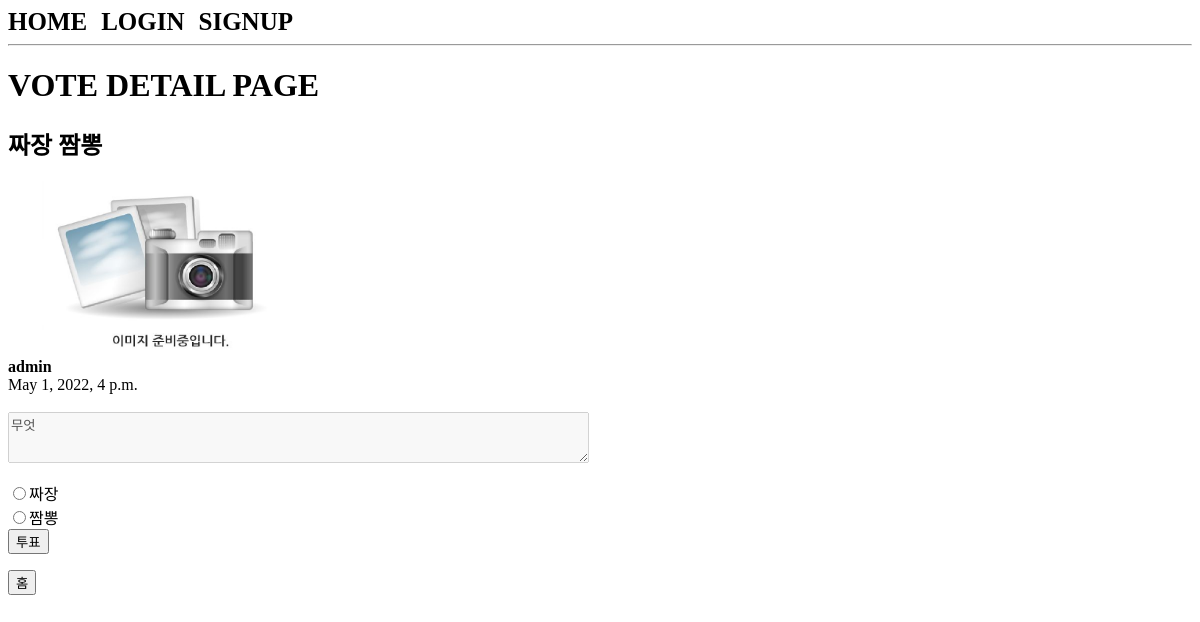
Page /vote/detail/1 on the committed database.
### vote/models.py (models this page shows, shortened)
class Topic(models.Model):
    subject = models.CharField(max_length=100)
    maker = models.ForeignKey(User, on_delete=models.CASCADE, related_name="maker")
    content = models.TextField()
    pubdate = models.DateTimeField()
    voter = models.ManyToManyField(User, blank=True, related_name="voter")

class Choice(models.Model):
    topic = models.ForeignKey(Topic, on_delete=models.CASCADE)
    name = models.CharField(max_length=100)
    num = models.IntegerField(default=0)

### acc/models.py (models this page shows)
class User(AbstractUser):
    pic = models.ImageField(upload_to="user/%y/%m")
    comment = models.TextField()
    age = models.IntegerField(default=1)
    def getpic(self):
        if self.pic:
            return self.pic.url
        else:
            return "/media/user/noimage.png"

### vote/views.py (the view)
# urls.py: path('detail/<tpk>', views.detail, name='detail'),
def detail(req, tpk):
    t = Topic.objects.get(id=tpk)
    c = t.choice_set.all()
    context = {
        "t":t,
        "cset":c
    }
    return render(req, 'vote/detail.html', context)

### templates/vote/detail.html (shortened to what this page needs)
{% extends 'base.html' %}
{% block con %}
    {% load mathfilters %}
    <h1>VOTE DETAIL PAGE</h1>
    <h2><b>{{ t.subject }}</b></h2>
    <img src="{{ t.maker.getpic }}" width="300px">
    <br> <b>{{ t.maker }}</b> <br> {{ t.pubdate }} <br>
    <textarea cols="70" rows="3" disabled>{{ t.content }}</textarea><br><br>
    {% if user in t.voter.all %}
        {% for i in cset %}
            <b>{{ i.name }}</b>투표율 : {{ i.num|div:t.voter.count|mul:100 }} %<br><br>
        {% endfor %}
    {% else %}
        <form method="post" action="{% url 'vote:vote' t.id %}">
            {% for i in cset %}
                <input type="radio" name="cho" value="{{ i.id }}" >{{ i.name }}<br>
            {% endfor %}
            <button>투표</button>
        </form>
    {% endif %}
    <a href="{% url 'vote:index' %}"><button>홈</button></a>
{% endblock %}

### templates/base.html (shortened to what this page needs)
{% if user.is_authenticated %}
    <div>
        <a href="{% url 'acc:index' %}" class="menu">HOME</a>
        <a href="{% url 'board:index' %}" class="menu">BOARD</a>
        <a href="{% url 'acc:profile' %}" class="menu">PROFILE</a>
        <a href="{% url 'trans:index' %}" class="menu">TRANS</a>
        <a href="{% url 'vote:index' %}" class="menu">VOTE</a>
        <a href="{% url 'acc:logout' %}" class="menu">LOGOUT</a>
        접속중인 계정 : {{ user }}
    </div>
{% else %}
    <div>
        <a href="{% url 'acc:index' %}" class="menu">HOME</a>
        <a href="{% url 'acc:login' %}" class="menu">LOGIN</a>
        <a href="{% url 'acc:signup' %}" class="menu">SIGNUP</a>
    </div>
{% endif %}
<hr>
{% block con %}
{% endblock %}

### templates/base.html (style rules this page uses)
.menu { text-decoration: none; font-size: 25px; color: black; font-weight: Bold; margin-right: 10px; }

### rows in the picture
Topic: subject "짜장 짬뽕", maker "admin", pubdate "May 1, 2022, 4 p.m.", content "무엇"
Choice: name "짜장"
Choice: name "짬뽕"
